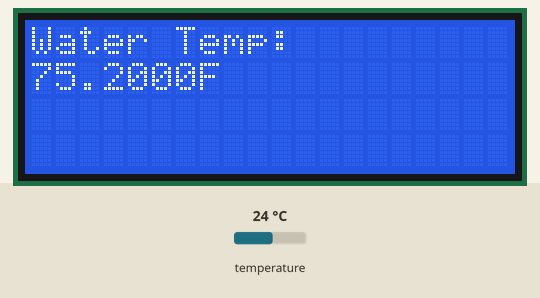
Simulated run of this sketch. Board: Arduino Uno, built with avr-gcc and run on an emulated ATmega328P. On the bench: 20×4 character LCD. The inputs (shaded band) are chosen by the test bench; at power-on: temperature 24 °C.

Above: at 1.2 s.
1.3 s: temperature set to 12 °C
At 2.9 s:
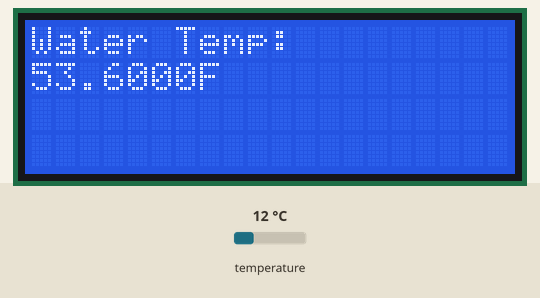
4.1 s: temperature set to 19 °C
At 5.5 s:
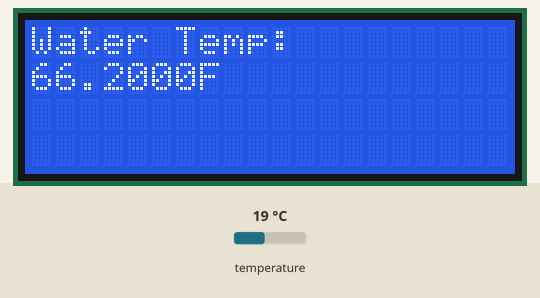
6.6 s: temperature set to 28 °C
At 8.3 s:
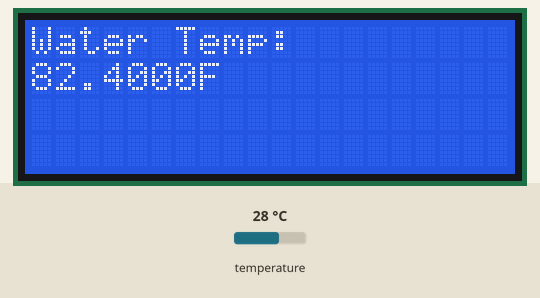
Timing chart, 0 to 9.8 s (numbered marks = the images above; inputs shaded):
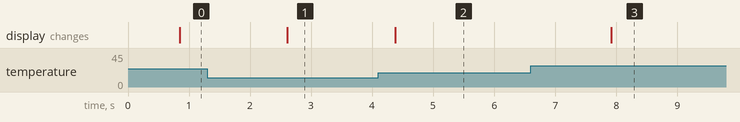

The sketch:

test_temp_sensor.ino
```cpp
#include <OneWire.h>
#include <DallasTemperature.h>
#include <LiquidCrystal.h>

// Assign to pin 10 of your Arduino to the DS18B20
#define ONE_WIRE_BUS 9

// Create a onewire instanace
OneWire oneWire(ONE_WIRE_BUS);

// Declare a DS18B20 Instance and assing the OneWire reference to it.
DallasTemperature sensors(&oneWire);
 LiquidCrystal lcd(12, 11, 5, 4, 3, 2);

void setup(void)
{
  // Start serial port
  Serial.begin(9600);
  //Start the DallasTemperature Library
    sensors.begin();
    lcd.begin(20,4);

}

void loop(void)
{
  lcd.setCursor(0, 0);
  sensors.requestTemperatures(); // Tell the DS18B20 to get make a measurement
  lcd.print("Water Temp: ");
  lcd.setCursor(0, 1);
  lcd.print(sensors.getTempFByIndex(0),4);
  lcd.print("F");
  delay(1000);
}
```

Measured:
- after the input at 1.3 s, the display: changes after 1.3 s (image 1)
- after the input at 4.1 s, the display: changes after 0.28 s (image 2)
- after the input at 6.6 s, the display: changes after 1.3 s (image 3)
